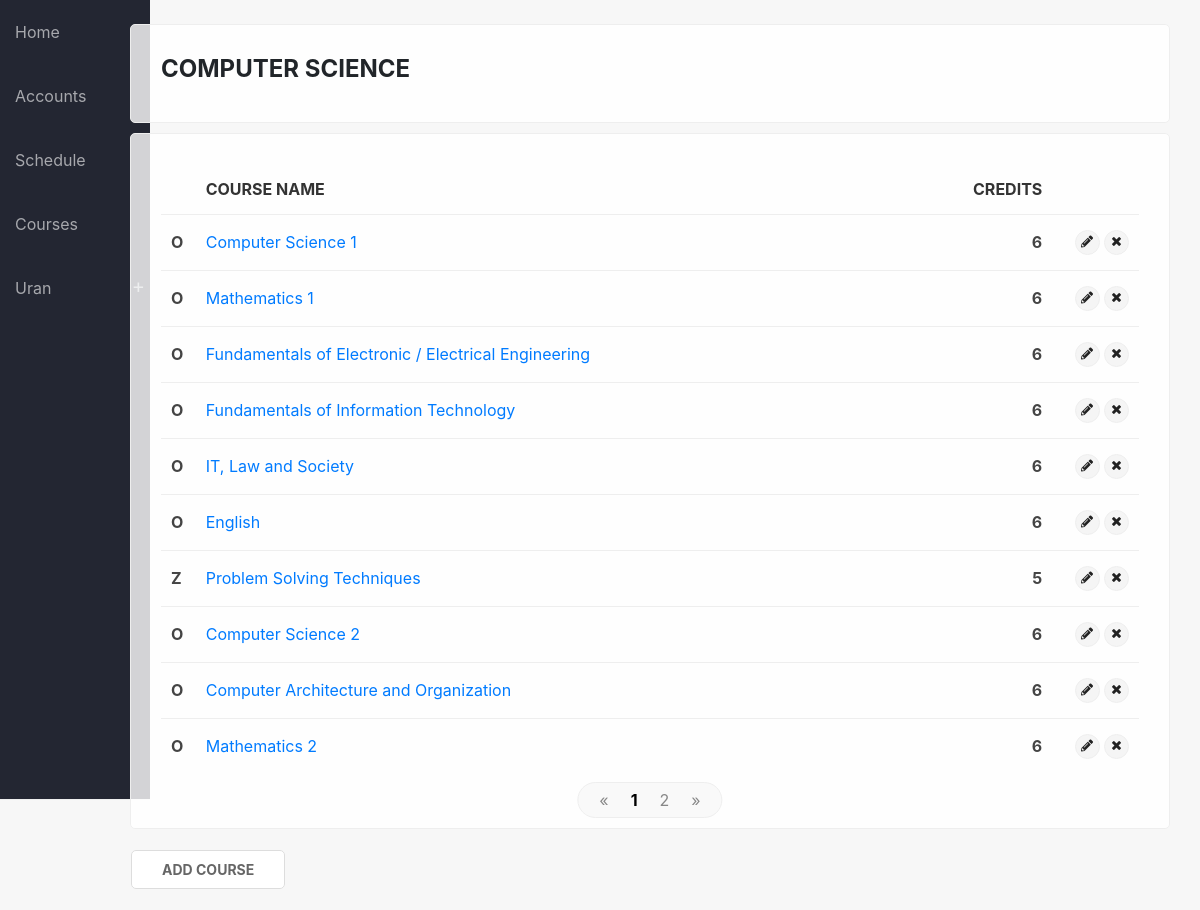
Screenshot of /program/1 (signed in) with the database file from the repository.
### sems/models.py (models this page shows, shortened)
class Student(models.Model):
    user = models.OneToOneField(User, on_delete=models.CASCADE, null=True)
    first_name = models.CharField(max_length=100, null=True)
    last_name = models.CharField(max_length=100, null=True)
    picture = models.ImageField(null=True, blank=True, default='no-img.png')
    website = models.URLField(max_length=100, null=True, blank=True)
    email = models.EmailField(max_length=100, null=True)
    program = models.ForeignKey(Program, on_delete=models.SET_NULL, null=True)
    country = models.ForeignKey(State, on_delete=models.SET_NULL, null=True)
    city = models.CharField(max_length=100, null=True)
    course = models.ManyToManyField(Course, related_name='course', blank=True)
    course_teacher = models.ManyToManyField(Course, related_name='course_teacher', blank=True)
    viti = models.IntegerField(choices=YEARS, default=1)
    semester = models.IntegerField(choices=SEMESTER, default=1)
    level = models.CharField(max_length=100, choices=LEVELS, default=1)

class Program(models.Model):
    name = models.CharField(max_length=150)
    summary = models.TextField(null=True, blank=True)

class Course(models.Model):
    name = models.CharField(max_length=200)
    summary = models.TextField(max_length=600, null=True, blank=True)
    program = models.ForeignKey(Program, on_delete=models.CASCADE)
    start_date = models.DateField()
    end_date = models.DateField()
    credits = models.IntegerField(null=True, default=0)
    obligative = models.BooleanField(default=True)
    year = models.IntegerField(choices=YEARS, default=1)
    semester = models.IntegerField(choices=SEMESTER, default=1)
    level = models.CharField(max_length=100, choices=LEVELS, default='Bachelor')
    def __str__(self):
        return self.name
    def get_type(self):
        if self.obligative:
            return "O"
        else:
            return "Z"

### sems/views.py (the view)
# urls.py: path('program/<int:pk>', views.program_detail, name='program_single'),
def program_detail(request, pk):
    program = Program.objects.get(pk=pk)
    courses = Course.objects.filter(program_id=pk)
    paginator = Paginator(courses, 10)
    page = request.GET.get('page')
    courses = paginator.get_page(page)
    if request.user.is_authenticated:
        return render(
            request,
            'program_single.html',
            {'program': program, 'courses': courses, 'credits': credits},
        )
    else:
        return redirect('login')

### sems/templates/program_single.html (shortened to what this page needs)
{% extends 'base_generic.html' %}
{% block content %}
<div class="container">
    <div class="no-shade card-box">
        <h4>{{ program.name }}</h4>
    </div>
    <div class="shadow-box">
        {% if courses %}
        <table>
            <thead>
                <tr>
                    <th></th>
                    <th>Course name</th>
                    <th class="text-right">Credits</th>
                    <th></th>
                </tr>
            </thead>
        {% for course in courses %}
            <tr>
                <td style="max-width: 20px"><b>{{ course.get_type }}</b></td>
                <td><a href="{% url 'course_detail' pk=course.pk %}">{{ course }}</a></td>
                <td class="text-right"><b>{{ course.credits }}</b></td>
                {% if user.is_superuser %}
                    <td style="max-width: 50px" class="text-right">
                        <a title="Edit" href="{% url 'course_edit' pk=course.pk %}" class="label sm-label"><i class="fas fa-pencil-alt"></i></a>
                        <span class="with-popup">
                            <a title="Delete" class="label sm-label"><i class="fas fa-times"></i></a>
                        </span>
                    </td>
                {% endif %}
            </tr>
        {% endfor %}
        </table>
        {% else %}
        <p class="text-center"><i class="material-icons">sentiment_dissatisfied</i><br/>No courses added</p>
        {% if user.is_superuser %}
        <p class="text-center lead">Start by <a href="{% url 'course_add' pk=program.pk %}">adding new course</a></p>
        {% endif %}
        {% endif %}
        {% if courses.paginator.page_range|length > 1 %}
        <br>
        <div class="pagination">
            <a href="?page=1">&laquo;</a>
            {% for i in courses.paginator.page_range %}
                {% if i == courses.number %}
                    <a href="?page={{ i }}"><b>{{ i }}</b></a>
                {% else %}
                    <a href="?page={{ i }}">{{ i }}</a>
                {% endif %}
            {% endfor %}
            <a href="?page={{ courses.paginator.num_pages }}">&raquo;</a>
        </div>
        {% endif %}
    </div>
    {% if user.is_authenticated and user.is_superuser and courses %}
    <div class="empty-box">
        <a class="btn btn-primary" href="{% url 'course_add' pk=program.pk %}">Add course</a>
    </div>
    {% endif %}
</div>
{% endblock %}

### sems/templates/base_generic.html (shortened to what this page needs)
{% load static %}
<html>
<head>
    <link rel="stylesheet" href="https://use.fontawesome.com/releases/v5.0.12/css/all.css">
    <link rel="stylesheet" href="{% static 'css/bootstrap.min.css' %}">
    <link rel="stylesheet" href="{% static 'css/main.css' %}">
    <link rel="stylesheet" href="{% static 'fonts/fontawesome-all.min.css' %}">
</head>
<body>
    <div class="wrapper">
        <div class="container-fluid">
            <div class="row">
                <div class="no-padding col-md-1 col-sm-4">
                    <header>
                        <nav>
                            {% url 'home' as hom %} {% url 'students' as acc %} {% url 'programs' as prog %} {% url 'login' as log %} {% url 'student_detail' pk=user.student.pk as sd %}
                            <a href="{% url 'home' %}" {% if request.path == hom %} class="active" {% endif %}>Home</a>
                            <a href="{% url 'students' %}" {% if request.path == acc %} class="active" {% endif %}>Accounts</a>
                            <a href="{% url 'schedule' %}"> Schedule </a>
                            <a href="{% url 'programs' %}" {% if request.path == prog %} class="active" {% endif %}>Courses</a>
                            <div>
                                {% if not user.is_authenticated %}
                                <a href="{% url 'login' %}" {% if request.path == log %} class="active" {% endif %}>Login</a> {% else %}
                                <div class="dd">
                                    <a {% if request.path == sd %} class="active" {% endif %}>{{ user.student.first_name }}</a>
                                </div>
                                {% endif %}
                            </div>
                        </nav>
                    </header>
                </div>
                <div class="col-md-11 col-sm-8">
                    <br>
                    {% block content %} {% endblock %}
                </div>
            </div>
        </div>
    </div>
</body>
</html>

### sems/static/css/main.css (style rules this page uses)
* { --main-color: #006992; }
body { display: flex; flex-direction: column; background-color: #f7f7f7; min-height: 100vh; }
.wrapper { flex: 1; }
.no-padding { padding: 0; }
nav { background-color: #232632; margin-bottom: 15px; border-bottom: 1px solid #eee; height: 100vh; position: fixed; min-width: 150px; }
nav a { display: block; padding: 20px 15px; color: rgba(255,255,255,.6); transition: 100ms ease; }
.dd::before, .minus::before { content: '+'; position: absolute; right: 0; font-size: 20px; margin-top: 15px; margin-right: 5px; }
.dd { position: relative; cursor: pointer; display: block; color: rgba(255,255,255,.6); }
.shadow-box, .card-box, .empty-box { padding: 30px; border-radius: 5px; margin-bottom: 10px; display: block; border: 1px solid #eee; position: relative; background-color: rgba(255,255,255,.8); position: relative; overflow: hidden; }
.no-shade h4, .no-shade h3 { font-weight: bold; text-transform: uppercase; }
.empty-box { border-color: transparent; background-color: transparent; padding: 10px 0; }
table { width: 100%; }
td, th { padding: 15px 10px; border-top: 1px solid #eee; color: #444; }
th { border: none; color: #333; text-transform: uppercase; }
.btn { border: none; text-transform: uppercase; font-size: normal; font-weight: bold; border-radius: 4px; position: relative; padding: 6px 20px; padding-left: 30px; }
.label { display: inline-flex; justify-content: center; align-items: center; border-radius: 50px; background-color: #f5f5f5; color: #777; padding: 4px 10px; border: 1px solid #eee; }
.btn-primary, .empty-box a.btn-primary, .empty-box button.btn-primary, input.btn-primary, .btn-third, .btn-danger { border-radius: 5px; background-color: #fff; border: 1px solid #ddd; color: #666; font-size: 14px; box-shadow: none; padding: 8px 30px; background: #fff; }
td { position: relative; }
.pagination { background-color: #f9f9f9; display: inline-flex; justify-content: center; border-radius: 100px; position: absolute; content: ' '; left: 50%; bottom: 10; transform: translateX(-50%); padding-left: 10px; padding-right: 10px; border: 1px solid #eee; }
.pagination a { padding: 5px 11px; color: #888; }
.pagination a b, .pagination a:hover { color: #6B6DFB; color: #000; }
.with-popup { position: relative; }
.with-popup a { cursor: pointer; }
.sm-label { width: 25px; height: 25px; font-size: 12px; }
td .fas { color: #222; }

### rows the page displays
Program: name "COMPUTER SCIENCE"
Course: get_type "O", name "Computer Science 1", credits "6"
Course: get_type "O", name "Mathematics 1", credits "6"
Course: get_type "O", name "Fundamentals of Electronic / Electrical Engineering", credits "6"
Course: get_type "O", name "Fundamentals of Information Technology", credits "6"
Course: get_type "O", name "IT, Law and Society", credits "6"
Course: get_type "O", name "English", credits "6"
Course: get_type "Z", name "Problem Solving Techniques", credits "5"
Course: get_type "O", name "Computer Science 2", credits "6"
Course: get_type "O", name "Computer Architecture and Organization", credits "6"
Course: get_type "O", name "Mathematics 2", credits "6"

### other values shown
{{ user.student.first_name }} "Uran"
{{ i }} "1"
{{ i }} "2"
